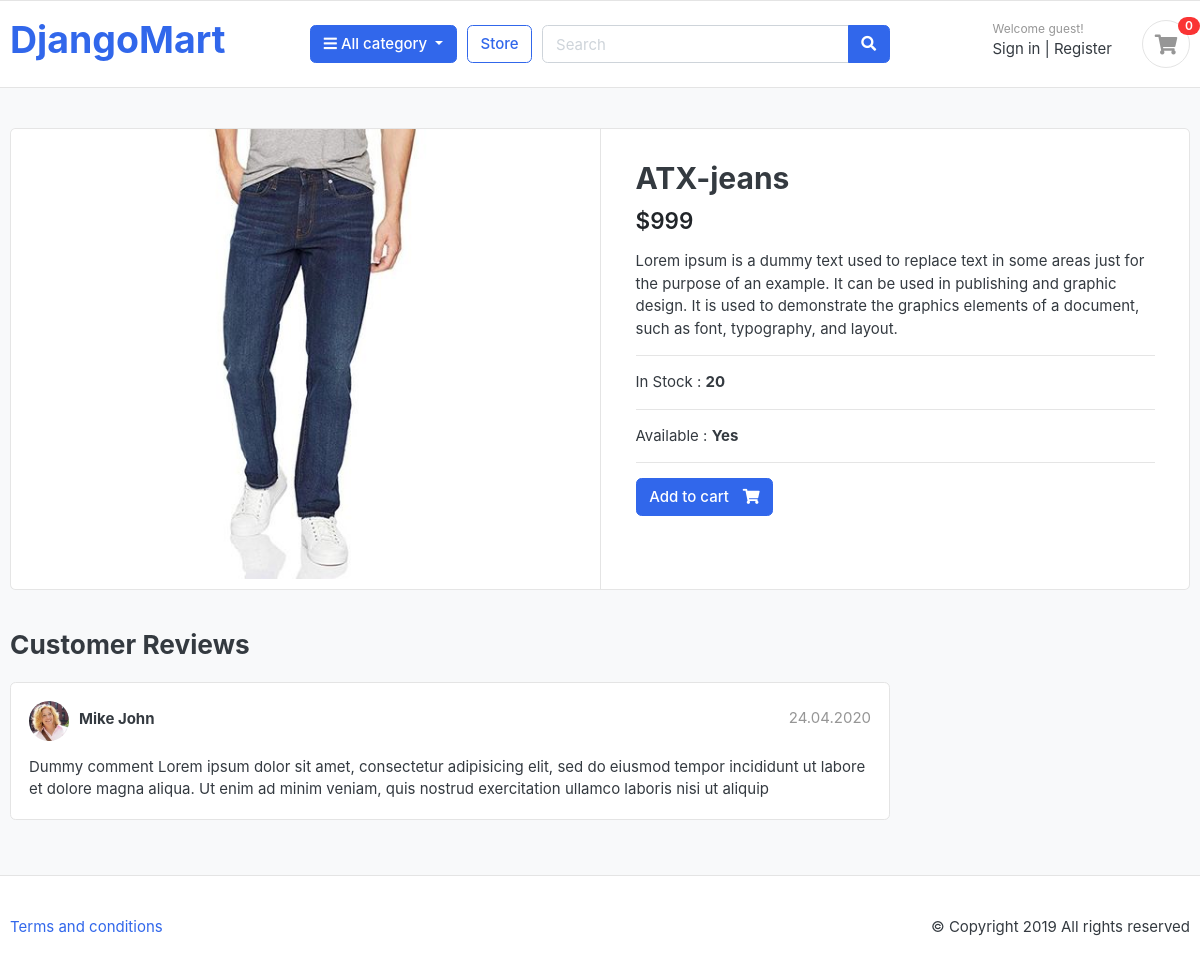
Before: /store/pant/atx-jeans/ with the older database file.
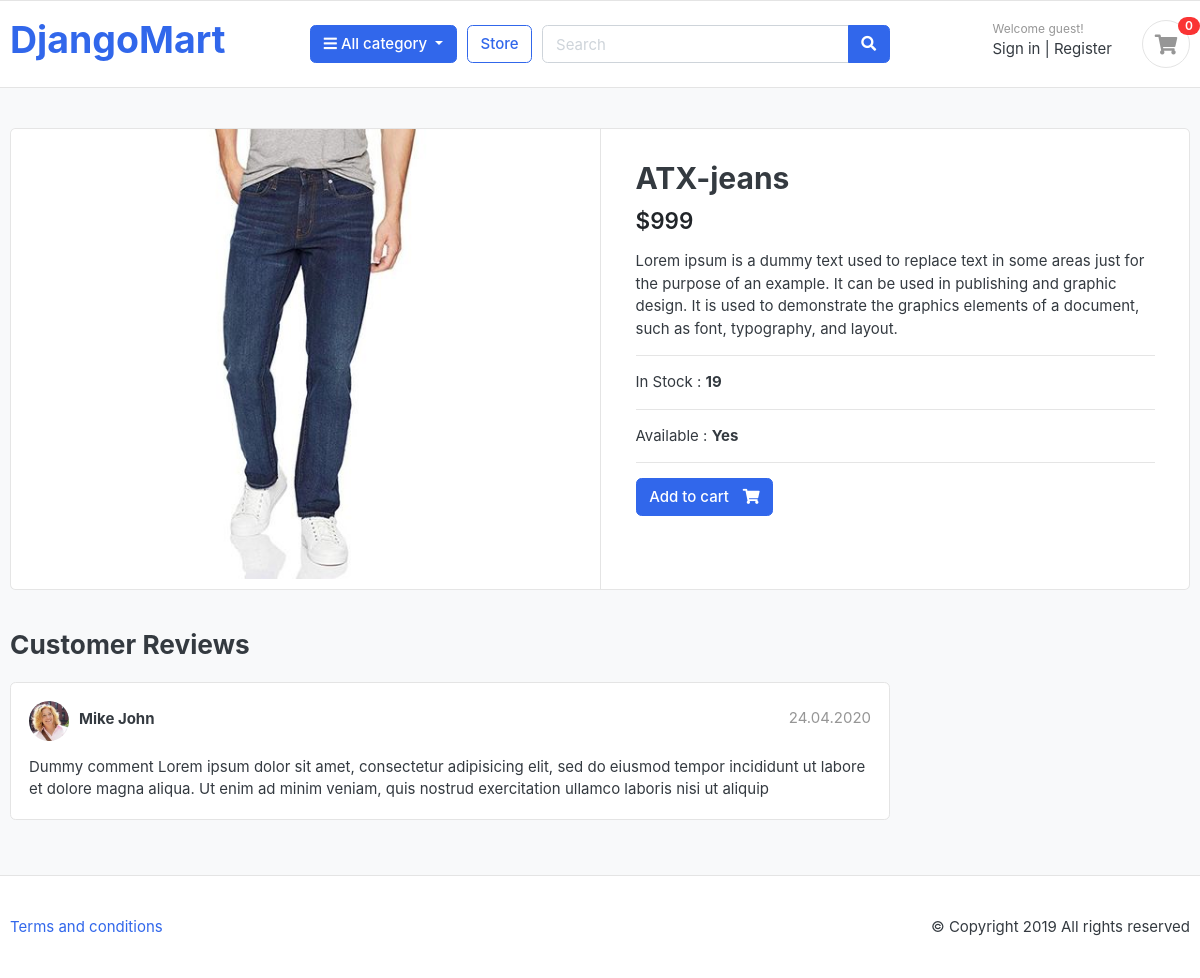
After: the same page with the newer database file.
### category/models.py (models this page shows, shortened)
class Product(models.Model) :
    product_name = models.CharField(max_length=100 , unique= True)
    slug = models.SlugField(max_length=255 , unique=True)
    description = models.TextField(max_length=500 , blank = True)
    price = models.IntegerField()
    image = models.ImageField(upload_to='photos/products')
    stock = models.IntegerField()
    is_available = models.BooleanField(default=True)
    category = models.ForeignKey(Category,on_delete=models.CASCADE)
    created_date = models.DateTimeField(auto_now_add=True)
    modified_date = models.DateTimeField(auto_now=True)

### store/views.py (the view)
# urls.py: path('<slug:category_slug>/<slug:product_slug>/',views.product_detail , name='product-details') ,
def product_detail(request , category_slug , product_slug) :
    single_product = Product.objects.get(slug = product_slug , category__slug = category_slug)
    return render(request , 'store/product-detail.html' , {'context' : single_product})

### Django_Mart/context_processors.py (called while the page is built)
def cart_items(request):
    session_id = request.session.session_key
    cart_item = None
    if request.user.is_authenticated:
        cart_item = CartItem.objects.filter(user=request.user)
    else:
        cart_id = Cart.objects.filter(cart_id=session_id).exists()
        if cart_id:
            modelid = Cart.objects.get(cart_id=session_id)
            cart_item = CartItem.objects.filter(cart=modelid)
    return {'cart_item': cart_item}

def category_name(request) :
    categories = Category.objects.all()
    return {'categories': categories}

### store/templates/store/product-detail.html (shortened to what this page needs)
{% extends "base.html" %}
{% load static %}
{% block navbar %}
<section class="section-content padding-y bg">
	<div class="container">
		<div class="card">
			<div class="row no-gutters">
				<aside class="col-md-6">
					<article class="gallery-wrap">
						<div class="img-big-wrap">
							<a href="#"><img src="{{context.image.url}}"></a>
						</div>
					</article>
				</aside>
				<main class="col-md-6 border-left">
					<article class="content-body">
						<h2 class="title">{{context.product_name}}</h2>
						<div class="mb-3">
							<var class="price h4">${{context.price}}</var>
						</div>
						<p>{{context.description}}</p>
						<hr>
						<p>In Stock : <b>{{context.stock}}</b></p>
						<hr>
						{% if context.is_available %}
						<p>Available : <b>Yes</b></p>
						{% else %}
						<p>Available : <b>No</b></p>
						{% endif %}
						<hr>
						<form method="post">
						<a href="{% url 'add_to_cart' context.id %}" class="btn  btn-primary">
							<span class="text">Add to cart</span>
						<i class="fas fa-shopping-cart"></i> </a>
						</form>
					</article>
				</main>
			</div>
		</div>
		<br>
		<div class="row">
			<div class="col-md-9">
				<header class="section-heading">
					<h3>Customer Reviews </h3>
				</header>
				<article class="box mb-3">
					<div class="icontext w-100">
						<img src="{% static '/images/avatars/avatar1.jpg' %}" class="img-xs icon rounded-circle">
						<div class="text">
							<span class="date text-muted float-md-right">24.04.2020 </span>
							<h6 class="mb-1">Mike John </h6>
						</div>
					</div>
					<div class="mt-3">
						<p>
							Dummy comment Lorem ipsum dolor sit amet, consectetur adipisicing elit, sed do eiusmod
							tempor incididunt ut labore et dolore magna aliqua. Ut enim ad minim veniam,
							quis nostrud exercitation ullamco laboris nisi ut aliquip
						</p>
					</div>
				</article>
			</div>
		</div>
	</div>
</section>
{% endblock navbar %}

### templates/base.html (shortened to what this page needs)
<!DOCTYPE html>
{% load static %}
<html lang="en">
<head>
  <link href="{% static 'css/bootstrap.css' %}" rel="stylesheet" type="text/css" />
  <link href="{% static 'fonts/fontawesome/css/all.min.css' %}" type="text/css" rel="stylesheet" />
  <link href="{% static 'css/ui.css' %}" rel="stylesheet" type="text/css" />
  <link href="{% static 'css/responsive.css' %}" rel="stylesheet" media="only screen and (max-width: 1200px)" />
</head>
<body>
  <header class="section-header">
    <section class="header-main border-bottom">
      <div class="container">
        <div class="row align-items-center">
          <div class="col-md-3 col-6">
            <a href="{% url 'home' %}" class="brand-wrap">
              <h1>DjangoMart</h1>
            </a>
          </div>
          <div class="col-lg col-sm col-md col-6 flex-grow-0">
            <div class="category-wrap dropdown d-inline-block float-right">
              <button type="button" class="btn btn-primary dropdown-toggle" data-toggle="dropdown">
                <i class="fa fa-bars"></i> All category
              </button>
            </div>
          </div>
          <a href="{% url 'store' %}" class="btn btn-outline-primary">Store</a>
          <div class="col-lg col-md-6 col-sm-12 col">
            <form action="{% url 'search' %}" method="get" class="search">
              <div class="input-group w-100">
                  <input type="text" name="query" class="form-control" style="width: 60%" placeholder="Search" />
                  <div class="input-group-append">
                      <button class="btn btn-primary" type="submit">
                          <i class="fa fa-search"></i>
                      </button>
                  </div>
              </div>
          </form>
        </div>
          <div class="col-lg-3 col-sm-6 col-8 order-2 order-lg-3">
            <div class="d-flex justify-content-end mb-3 mb-lg-0">
              {% if user.is_authenticated %}
              <div class="widget-header">
                <small class="title text-muted">Welcome {{request.user.username}}!</small>
                <div>
                  <a href="{% url 'profile' %}"> Profile </a>
                  <span class="dark-transp"> | </span>
                  <a href="{% url 'logout' %}"> Logout </a>
                </div>
              </div>
              {% else %}
              <div class="widget-header">
                <small class="title text-muted">Welcome guest!</small>
                <div>
                  <a href="{% url 'signin' %}">Sign in</a>
                  <span class="dark-transp"> | </span>
                  <a href="{% url 'register' %}"> Register</a>
                </div>
              </div>
              {% endif %}
              <a href="{% url 'cart' %}" class="widget-header pl-3 ml-3">
                <div class="icon icon-sm rounded-circle border">
                  <i class="fa fa-shopping-cart"></i>
                </div>
                <span class="badge badge-pill badge-danger notify">{{cart_item|length}}</span>
              </a>
            </div>
          </div>
        </div>
      </div>
    </section>
  </header>
  {% block navbar %}
  {% endblock navbar %}
  <footer class="section-footer border-top padding-y">
    <div class="container">
      <p class="float-md-right">&copy Copyright 2019 All rights reserved</p>
      <p>
        <a href="#">Terms and conditions</a>
      </p>
    </div>
  </footer>

### static/css/ui.css (style rules this page uses)
html { font-family: "Inter", sans-serif; font-size: 15px; }
.content-body { flex: 1 1 auto; padding: 2rem 2.3rem; }
.icon-xs, .icon-sm, .icon-md, .icon-lg { display: inline-block; text-align: center; flex-shrink: 0; flex-grow: 0; }
.icon-sm { width: 48px; height: 48px; line-height: 48px !important; font-size: 20px; }
.img-xs, .img-sm, .img-md, .img-lg { -o-object-fit: cover; object-fit: cover; flex-shrink: 0; flex-grow: 0; }
.img-xs { width: 40px; height: 40px; }
.padding-y { padding-top: 40px; padding-bottom: 40px; }
var { font-style: normal; }
article:after, .form-group:after { display: block; clear: both; content: ""; }
.bg { background-color: #f8f9fa; }
.section-heading { margin-bottom: 20px; margin-top: 15px; }
p:last-child { margin-bottom: 0; }
.header-main { position: relative; padding-top: 1rem; padding-bottom: 1rem; }
.widget-header { display: inline-block; vertical-align: middle; position: relative; }
.widget-header a { color: #343a40; }
.widget-header i { color: #969696; }
.widget-header .title { display: block; }
.widget-header .notify { position: absolute; top: -3px; right: -10px; }
.btn .text + i { margin-left: 10px; }
.icontext { display: inline-flex; align-items: center; vertical-align: middle; }
.icontext .text { width: 100%; line-height: 1.2; }
.icontext .icon { position: relative; margin-right: 10px; flex-shrink: 0; flex-grow: 0; }
.notify { position: absolute; top: -4px; right: -10px; display: inline-block; padding: 0.25em 0.6em; font-size: 12px; line-height: 1; text-align: center; border-radius: 3rem; color: #fff; background-color: #fa3434; }
.price { font-weight: 600; color: #212529; }
.box { padding: 18px; background: #fff; border-radius: 0.37rem; border: 1px solid #e4e4e4; }
.box img { max-width: 100%; }
.gallery-wrap .img-big-wrap { margin-bottom: 10px; border-radius: 0.37rem; overflow: hidden; background-color: #fff; }
.gallery-wrap .img-big-wrap a { text-align: center; display: block; }
.gallery-wrap .img-big-wrap img { height: 450px; width: auto; display: inline-block; }

Changed rows visible on the page:
changed Product "ATX-jeans": stock "20" → "19"
